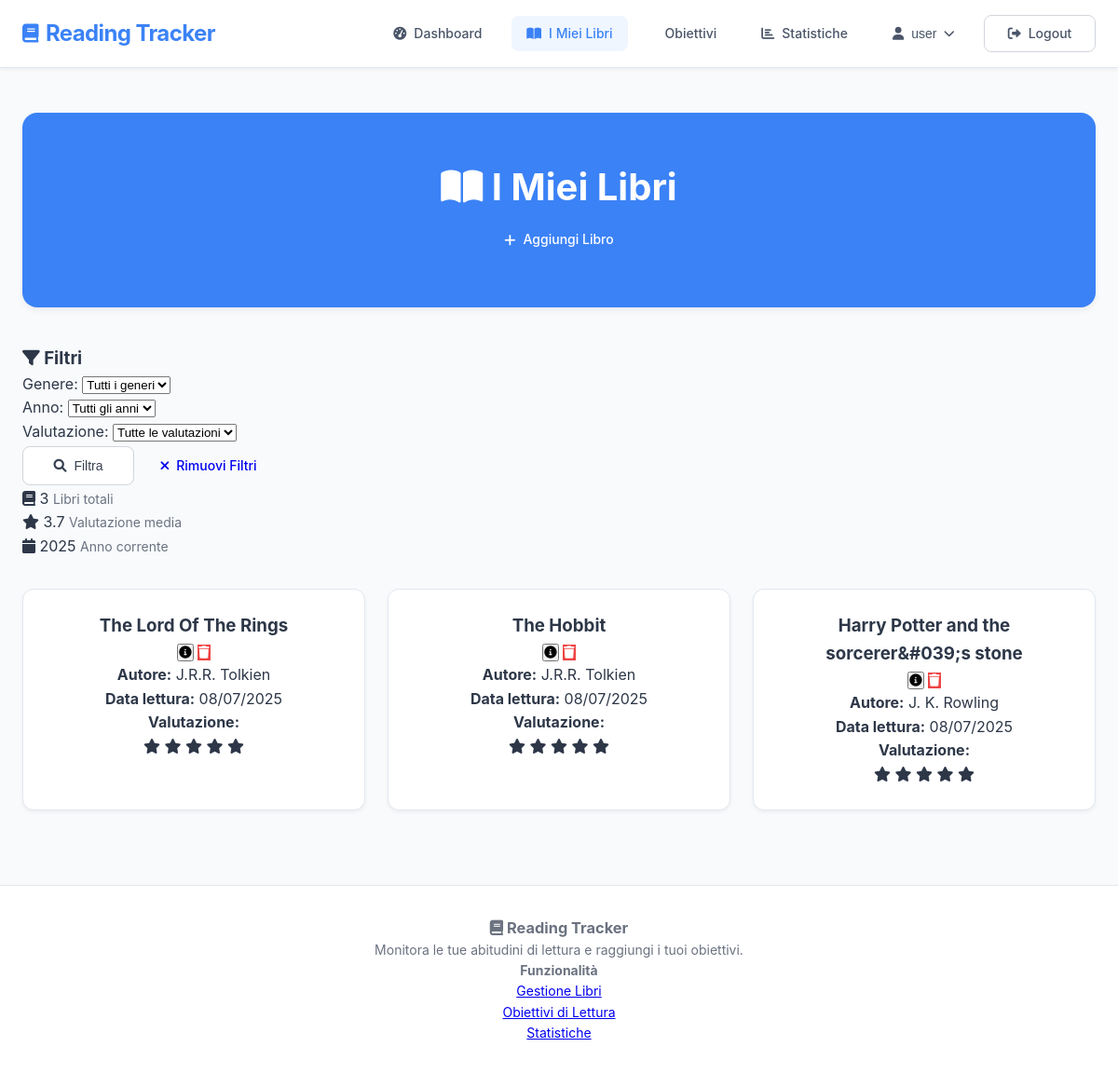
The app's page /books.php (signed in) with its own data.
### tables this page shows
CREATE TABLE `statistiche` (
  `id` int(11) NOT NULL,
  `utente_id` int(11) NOT NULL,
  `libro_id` int(11) NOT NULL,
  `data_lettura` date NOT NULL,
  `valutazione` int(11) DEFAULT NULL CHECK (`valutazione` >= 1 and `valutazione` <= 5),
  `note` text DEFAULT NULL
);

CREATE TABLE `libro` (
  `id` int(11) NOT NULL,
  `isbn` varchar(13) DEFAULT NULL,
  `titolo` varchar(255) NOT NULL,
  `autore` varchar(255) DEFAULT NULL,
  `genere` varchar(100) DEFAULT NULL,
  `anno_pubblicazione` int(11) DEFAULT NULL,
  `editore` varchar(255) DEFAULT NULL,
  `pagine` int(11) DEFAULT NULL
);

### includes/functions.php (called while the page is built, shortened)
<?php
function getUserBooks($userId) {
    try {
        $pdo = getConnection();
        $stmt = $pdo->prepare("
            SELECT l.*, s.data_lettura, s.valutazione, s.note
            FROM Libro l
            JOIN Statistiche s ON l.id = s.libro_id
            WHERE s.utente_id = ?
            ORDER BY s.data_lettura DESC
        ");
        $stmt->execute([$userId]);
        return $stmt->fetchAll();
    } catch (Exception $e) {
        return [];
    }
}
function formatDate($date) {
    return date('d/m/Y', strtotime($date));
}
?>

### books.php (the view, shortened to what this page needs)
<?php
require_once 'includes/functions.php';
$userId = getCurrentUserId();
$userBooks = getUserBooks($userId);
?>
<?php include 'includes/header.php'; ?>
<div class="page-container">
    <div class="page-header">
        <h1><i class="fas fa-book-open"></i> I Miei Libri</h1>
        <div class="page-actions">
            <a href="add_book.php" class="btn btn-primary">
                <i class="fas fa-plus"></i> Aggiungi Libro
            </a>
        </div>
    </div>
    <div class="filters-card">
        <h3><i class="fas fa-filter"></i> Filtri</h3>
        <form method="GET" class="filters-form">
            <div class="filter-group">
                <label for="genre">Genere:</label>
                <select name="genre" id="genre">
                    <option value="">Tutti i generi</option>
                </select>
            </div>
            <div class="filter-group">
                <label for="year">Anno:</label>
                <select name="year" id="year">
                    <option value="">Tutti gli anni</option>
                </select>
            </div>
            <div class="filter-group">
                <label for="rating">Valutazione:</label>
                <select name="rating" id="rating">
                    <option value="">Tutte le valutazioni</option>
                </select>
            </div>
            <button type="submit" class="btn btn-secondary">
                <i class="fas fa-search"></i> Filtra
            </button>
            <a href="books.php" class="btn btn-outline">
                <i class="fas fa-times"></i> Rimuovi Filtri
            </a>
        </form>
    </div>
    <div class="stats-summary">
        <div class="stat-item">
            <i class="fas fa-book"></i>
            <span class="stat-number"><?php echo count($userBooks); ?></span>
            <span class="stat-label">Libri totali</span>
        </div>
        <div class="stat-item">
            <i class="fas fa-star"></i>
            <span class="stat-number"><?php
                $ratings = array_filter(array_column($userBooks, 'valutazione'));
                echo $ratings ? round(array_sum($ratings) / count($ratings), 1) : 'N/A';
            ?></span>
            <span class="stat-label">Valutazione media</span>
        </div>
        <div class="stat-item">
            <i class="fas fa-calendar"></i>
            <span class="stat-number"><?php echo date('Y'); ?></span>
            <span class="stat-label">Anno corrente</span>
        </div>
    </div>
    <div class="books-grid">
        <?php if (empty($userBooks)): ?>
            <div class="empty-state">
                <i class="fas fa-book-open"></i>
                <h3>Nessun libro trovato</h3>
                <p>Non hai ancora aggiunto libri alla tua libreria o i filtri non hanno prodotto risultati.</p>
                <a href="add_book.php" class="btn btn-primary">
                    <i class="fas fa-plus"></i> Aggiungi il primo libro
                </a>
            </div>
        <?php else: ?>
            <?php foreach ($userBooks as $book): ?>
                <div class="book-card">
                    <div class="book-header">
                        <h3><?php echo htmlspecialchars($book['titolo']); ?></h3>
                        <div class="book-actions">
                            <button class="btn-icon" onclick="toggleBookDetails(<?php echo $book['id']; ?>)">
                                <i class="fas fa-info-circle"></i>
                            </button>
                            <form method="POST" style="display: inline;"
                                  onsubmit="return confirm('Sei sicuro di voler rimuovere questo libro?')">
                                <button type="submit" name="delete_book" class="btn-icon btn-danger">
                                    <i class="fas fa-trash"></i>
                                </button>
                            </form>
                        </div>
                    </div>
                    <div class="book-info">
                        <p><strong>Autore:</strong> <?php echo htmlspecialchars($book['autore']); ?></p>
                        <p><strong>Data lettura:</strong> <?php echo formatDate($book['data_lettura']); ?></p>
                        <?php if ($book['valutazione']): ?>
                            <div class="book-rating">
                                <strong>Valutazione:</strong>
                                <div class="stars">
                                    <?php for ($i = 1; $i <= 5; $i++): ?>
                                        <i class="fas fa-star <?php echo $i <= $book['valutazione'] ? 'active' : ''; ?>"></i>
                                    <?php endfor; ?>
                                </div>
                            </div>
                        <?php endif; ?>
                    </div>
                </div>
            <?php endforeach; ?>
        <?php endif; ?>
    </div>
</div>
<?php include 'includes/footer.php'; ?>

### assets/css/style.css (style rules this page uses)
* { margin: 0; padding: 0; box-sizing: border-box; }
body { font-family: 'Inter', -apple-system, BlinkMacSystemFont, 'Segoe UI', Roboto, sans-serif; line-height: 1.6; color: #2d3748; background: #f8fafc; min-height: 100vh; }
.btn { display: inline-flex; align-items: center; justify-content: center; padding: 0.75rem 1.5rem; border: none; border-radius: 8px; font-size: 0.875rem; font-weight: 500; text-decoration: none; cursor: pointer; transition: all 0.2s ease; text-align: center; gap: 0.5rem; min-width: 120px; }
.btn-primary { background: #3b82f6; color: #ffffff; border: 1px solid #3b82f6; }
.btn-secondary { background: #ffffff; color: #374151; border: 1px solid #d1d5db; }
.btn-danger { background: #ef4444; color: #ffffff; border: 1px solid #ef4444; }
.page-header { text-align: center; margin-bottom: 40px; padding: 3rem 2rem; background: #3b82f6; color: white; border-radius: 16px; box-shadow: 0 4px 6px rgba(0, 0, 0, 0.05); }
.page-header h1 { margin: 0; font-size: 2.5rem; font-weight: 700; }
.stat-label { color: #6b7280; font-size: 0.875rem; }
.books-grid { display: grid; grid-template-columns: repeat(auto-fill, minmax(300px, 1fr)); gap: 1.5rem; margin-top: 2rem; }
.book-card { background: #ffffff; border-radius: 12px; border: 1px solid #e2e8f0; padding: 1.5rem; box-shadow: 0 2px 4px rgba(0, 0, 0, 0.05); transition: all 0.3s ease; text-align: center; }

### records on screen
statistiche: libro.titolo "The Lord Of The Rings", libro.autore "J.R.R. Tolkien", data_lettura "08/07/2025", shows "Valutazione:"
statistiche: libro.titolo "The Hobbit", libro.autore "J.R.R. Tolkien", data_lettura "08/07/2025", shows "Valutazione:"
statistiche: libro.titolo "Harry Potter and the sorcerer&#039;s stone", libro.autore "J. K. Rowling", data_lettura "08/07/2025", shows "Valutazione:"

### other values on screen
getCurrentUsername() "user"
count($userBooks) "3"
array_sum($ratings) / count($ratings) "3.7"
